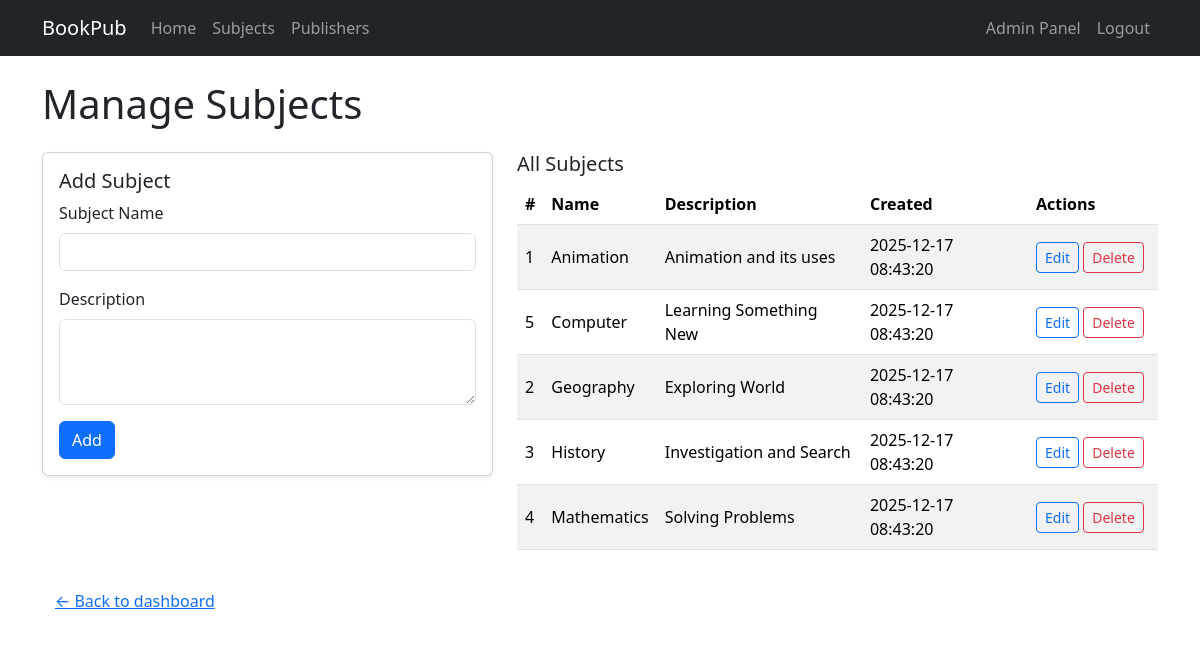
Screenshot of /book_publication/admin/subjects.php (signed in) with the database file from the repository.
### tables this page shows
CREATE TABLE `subjects` (
  `id` int(11) NOT NULL,
  `name` varchar(100) NOT NULL,
  `description` text DEFAULT NULL,
  `created_at` timestamp NOT NULL DEFAULT current_timestamp()
);

### book_publication/admin/subjects.php (the view, shortened to what this page needs)
<?php
require __DIR__ . '/../config/db.php';
$name = $description = '';
$editId = null;
$subjects = mysqli_query($conn, "SELECT * FROM subjects ORDER BY name ASC");
require __DIR__ . '/../includes/header.php';
?>
<h1 class="mb-4">Manage Subjects</h1>
<div class="row">
    <div class="col-md-5">
        <div class="card shadow-sm mb-4">
            <div class="card-body">
                <h5 class="card-title">
                    <?php echo $editId ? 'Edit Subject' : 'Add Subject'; ?>
                </h5>
                <form method="post">
                    <div class="mb-3">
                        <label class="form-label">Subject Name</label>
                        <input type="text" name="name" class="form-control"
                               value="<?php echo htmlspecialchars($name); ?>" required>
                    </div>
                    <div class="mb-3">
                        <label class="form-label">Description</label>
                        <textarea name="description" class="form-control" rows="3"><?php
                        ?></textarea>
                    </div>
                    <button type="submit" class="btn btn-primary">
                        <?php echo $editId ? 'Update' : 'Add'; ?>
                    </button>
                </form>
            </div>
        </div>
    </div>
    <div class="col-md-7">
        <h5>All Subjects</h5>
        <table class="table table-striped table-hover align-middle">
            <thead>
                <tr>
                    <th>#</th>
                    <th>Name</th>
                    <th>Description</th>
                    <th>Created</th>
                    <th style="width: 130px;">Actions</th>
                </tr>
            </thead>
            <tbody>
            <?php while ($s = mysqli_fetch_assoc($subjects)): ?>
                <tr>
                    <td><?php echo $s['id']; ?></td>
                    <td><?php echo htmlspecialchars($s['name']); ?></td>
                    <td><?php echo nl2br(htmlspecialchars($s['description'])); ?></td>
                    <td><?php echo htmlspecialchars($s['created_at']); ?></td>
                    <td>
                        <a href="subjects.php?edit=<?php echo $s['id']; ?>" class="btn btn-sm btn-outline-primary">Edit</a>
                        <a href="subjects.php?delete=<?php echo $s['id']; ?>" class="btn btn-sm btn-outline-danger"
                           onclick="return confirm('Delete this subject? Books using it will show subject as NULL.');">
                           Delete
                        </a>
                    </td>
                </tr>
            <?php endwhile; ?>
            </tbody>
        </table>
    </div>
</div>
<a href="index.php" class="btn btn-link mt-3">← Back to dashboard</a>
<?php require __DIR__ . '/../includes/footer.php'; ?>

### rows the page displays
subjects: id "1", name "Animation", description "Animation and its uses", created_at "2025-12-17 08:43:20"
subjects: id "5", name "Computer", description "Learning Something New", created_at "2025-12-17 08:43:20"
subjects: id "2", name "Geography", description "Exploring World", created_at "2025-12-17 08:43:20"
subjects: id "3", name "History", description "Investigation and Search", created_at "2025-12-17 08:43:20"
subjects: id "4", name "Mathematics", description "Solving Problems", created_at "2025-12-17 08:43:20"
